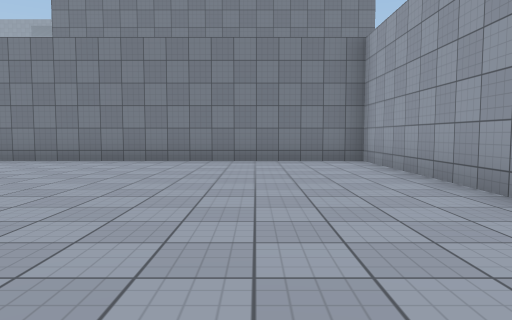
View 1 (above)

24 first-person views from a walk through a 3-D level made in the Unity game engine. The camera is 1.2 m above the floor, tilts 4° down and sees 70° across. The floor is counted in squares, 2 m on a side. Each view is taken from the middle of a square. On the plan, view 1 faces up. The plan holds only what a view shows up to about 10 squares ahead; the rest is blank. The place goes on beyond the plan. Surface patterns are stand-ins for the level's own textures.

View 2
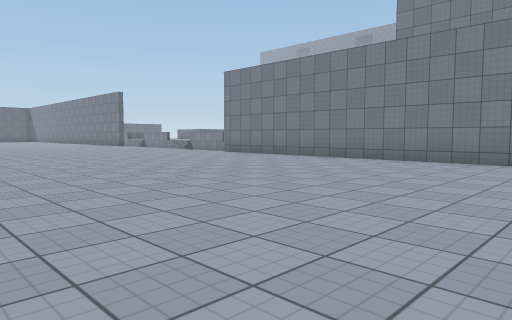

View 3
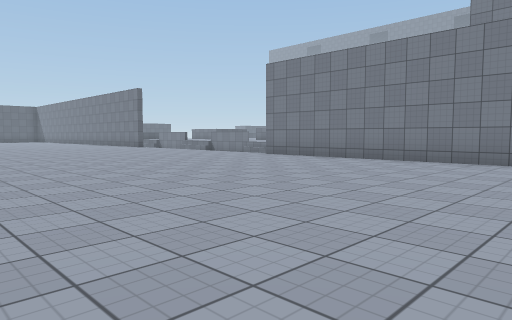

View 4
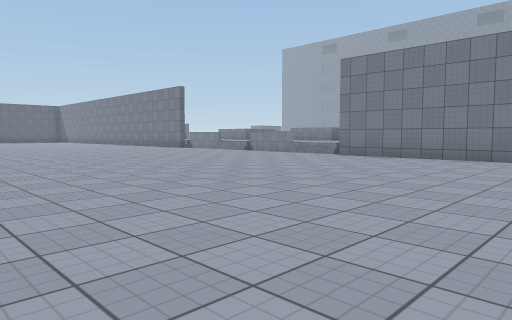

View 5
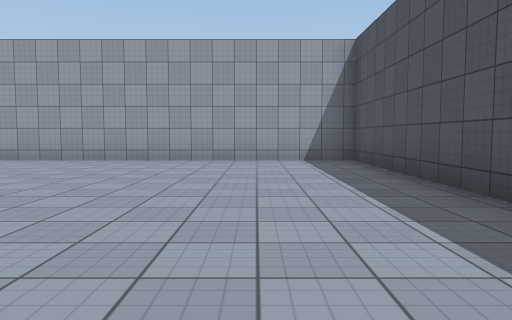

View 6
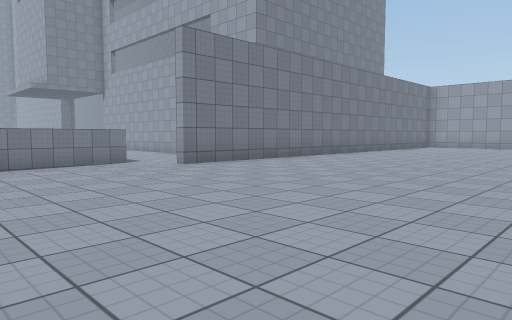

View 7
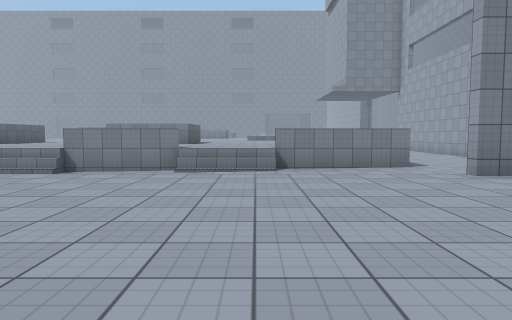

View 8
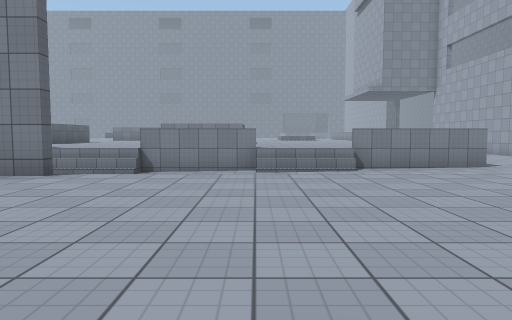

View 9
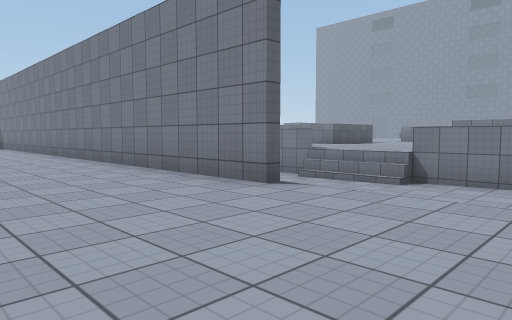

View 10
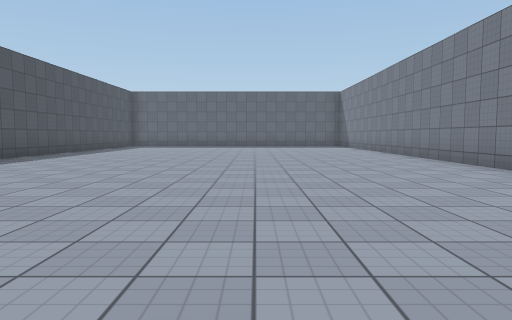

View 11
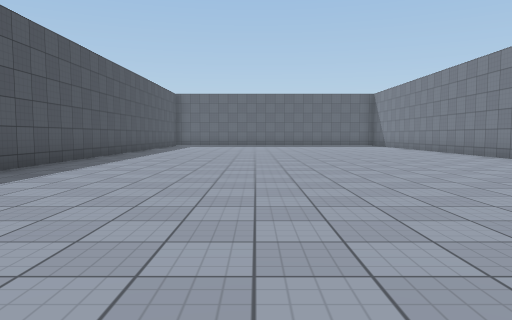

View 12
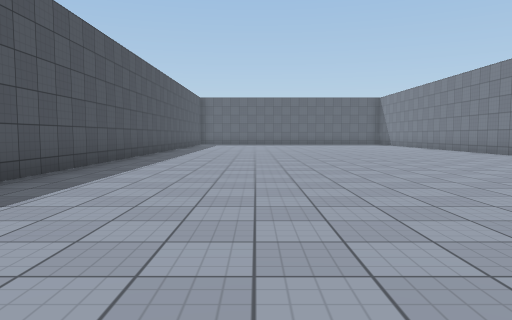

View 13
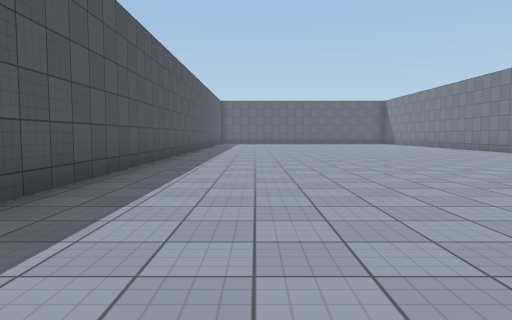

View 14
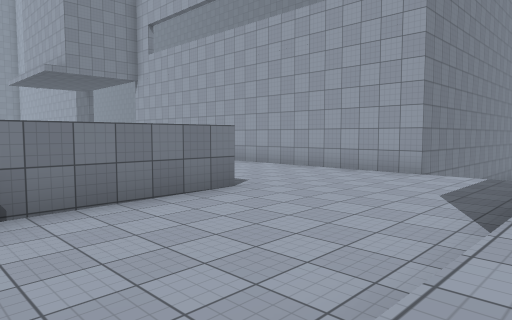

View 15
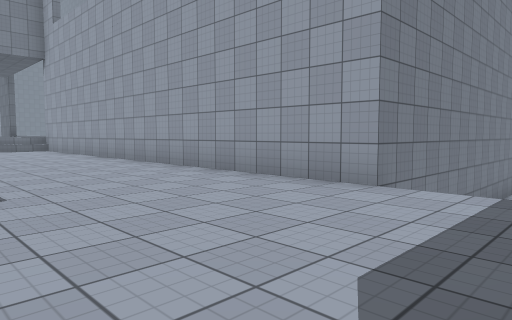

View 16
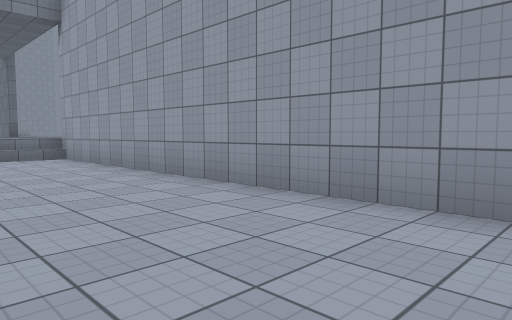

View 17
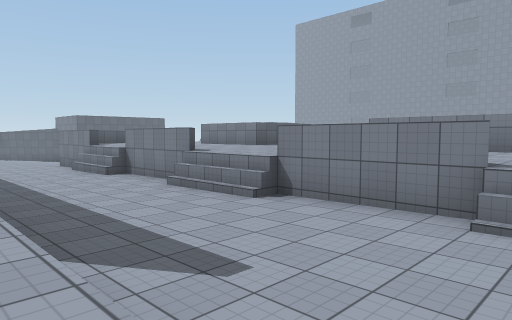

View 18
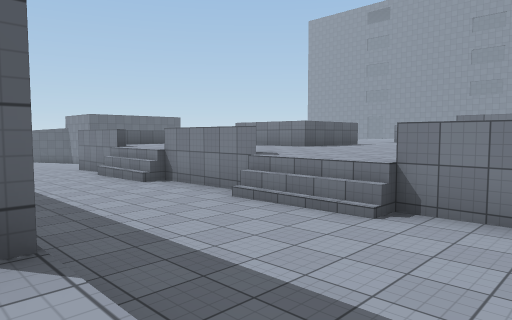

View 19
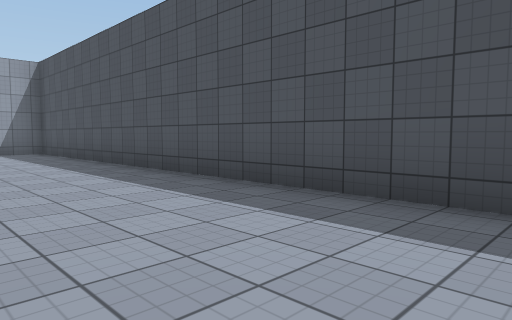

View 20
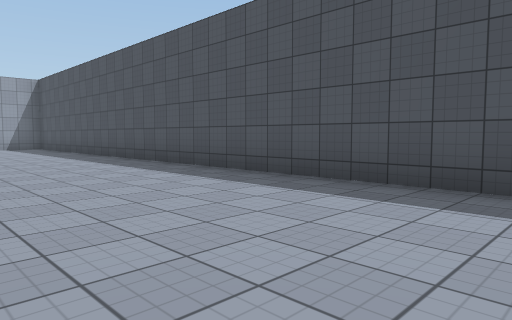

View 21
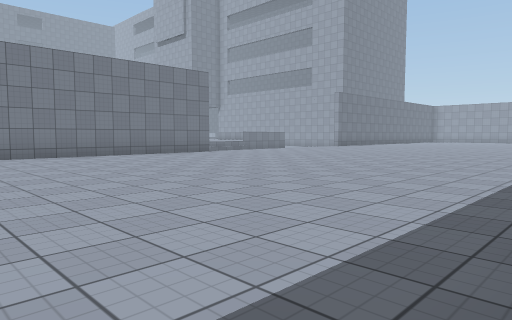

View 22
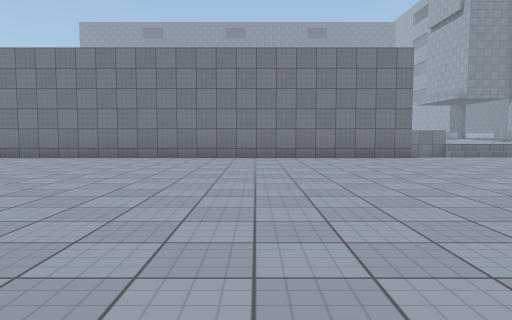

View 23
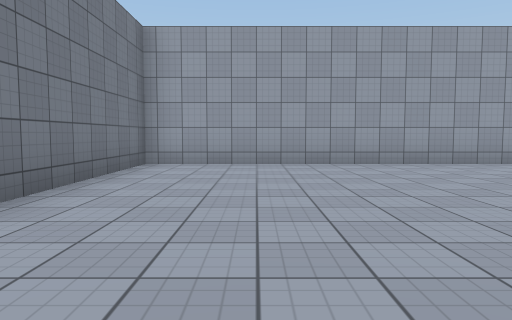

View 24
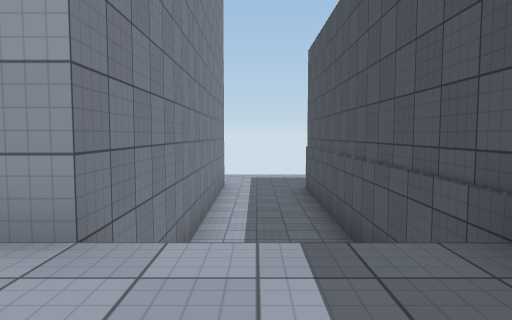

### Floor plan
Key: @ floor where view 1 was taken; # wall or solid block; . main floor; : floor 0.5 m higher than the main floor; - floor 0.5 m lower than the main floor; _ floor 0.75 m lower than the main floor; < floor 1 m lower than the main floor; / step, stairs or slope; ^ raised ledge; v drop or lower ground.
Columns run from 27 left of view 1 to 3 right of it. Each row starts with its distance up from view 1.
 25                     ::
 24                     ::
 23                     -#
 22                    --#
 21                    --#
 20                    --#
 19                    --#
 18                    --#
 17      :: ^^^       ---#
 16     :::   ::      ---#
 15     ::::   :      ---#
 14     ::::   :      ---#
 13  ::^^^:::^^:::^^^#---#
 12 ///<<_///__///-------#
 11 <<<<<________--------#########
 10 <<<<<________--------v  vvvvvv
  9     <_______  -------v########
  8 ########.........#####........#
  7 ..............................#
  6 ..............................#
  5 ..............................#
  4 ..............................#
  3 ..............................#
  2 ..............................#
  1 ..............................#
  0 ...........................@..#
 -1 ..............................#
 -2 ..............................#
 -3 ##############################

Positions as (right, up) in squares from view 1, and headings:
1: (0, 0), facing up
2: (-1, 0), facing up-left
3: (-3, 0), facing up-left
4: (-5, -1), facing up-left
5: (-6, 0), facing right
6: (-15, 2), facing up-right
7: (-14, 3), facing up
8: (-16, 3), facing up
9: (-16, 5), facing up-left
10: (-17, 4), facing left
11: (-16, 2), facing left
12: (-14, 1), facing left
13: (-12, 0), facing left
14: (-14, 8), facing up-right
15: (-10, 9), facing up-right
16: (-9, 14), facing up-right
17: (-15, 8), facing up-left
18: (-17, 8), facing up-left
19: (-10, 1), facing down-right
20: (-14, 2), facing down-right
21: (-27, -2), facing up-right
22: (-23, -1), facing up
23: (-5, 6), facing right
24: (-8, 10), facing right
